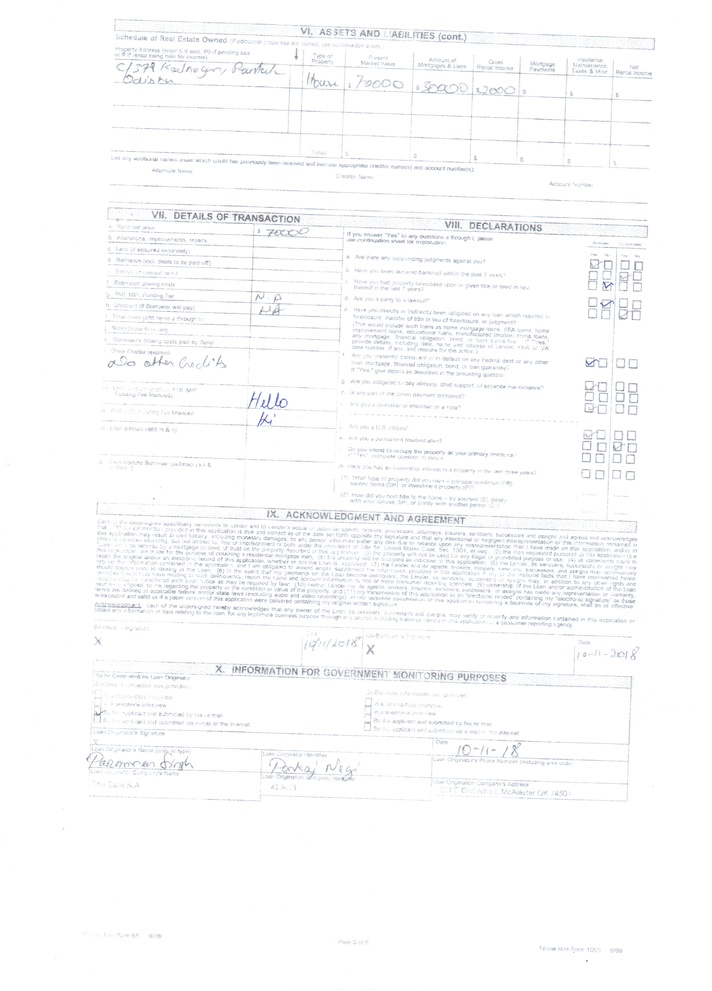
#> input picture Pyimages/Module1/Page3.jpeg, 712 x 991 px, shrunk from 2481 x 3456 before the run
$ python Example11-1.4.9-SplitingAndMergingChannel.py --image ../Page3.jpeg
#> lines starting #> are read from the running program, lines starting #| are printed output that depends on the picture
"""
Splitting and merging the channel
As we know the image has multiple channels (Red, Green, Blue)
till now we know about the Grayscale and binary image, now we will know how to access the individual (Blue,Green, Red)
channels
It can be achieved in multiple ways , using array slicing also but we will focus on
cv2.split() and cv2.merge() methods
why do we need splitting an image int he multiple channels?
When you investigate each channel individually rather than as a whole, you can visualize how much each channel
contributes to the overall output image.
Performing this exercise is extremely helpful, especially when you are applying methods such as thresholding and edge
detection.
when we spilt and display each channel individually we see grayscale type of image
so to see it in color image we can use cv2.merge() method
zeros=np.zeros(image.shape[:2],dtype:"uint8")
cv2.merge([zeros,zeros,R])
"""
import numpy as np
import argparse
import cv2

# construct the argument parser and parse the arguments
ap = argparse.ArgumentParser()
ap.add_argument("-i", "--image", required=True, help="Path to the image")
args = vars(ap.parse_args())

# Load the image and grab each channel: Red, Green, and Blue. It's
# important to note that OpenCV stores an image as NumPy array with
# its channels in reverse order! When we call cv2.split, we are
# actually getting the channels as Blue, Green, Red!
image = cv2.imread(args["image"])
#> image is the input picture: shape (991, 712, 3); mean B, G, R 251.4, 250.9, 250.5
(B, G, R) = cv2.split(image)

# show each channel individually
cv2.imshow("Red", R)
cv2.imshow("Green", G)
cv2.imshow("Blue", B)
cv2.waitKey(0)

# merge the image back together again
merged = cv2.merge([B, G, R])
cv2.imshow("Merged", merged)
cv2.waitKey(0)
cv2.destroyAllWindows()

# visualize each channel in color
zeros = np.zeros(image.shape[:2], dtype = "uint8")
"""we construct a NumPy array of zeros, with the same width and height as our original image. T
hen, in order to construct the Red channel representation of the image, we make a call to cv2.merge ,
but specifying our zeros  array for the Green and Blue channels"""
cv2.imshow("Red", cv2.merge([zeros, zeros, R]))
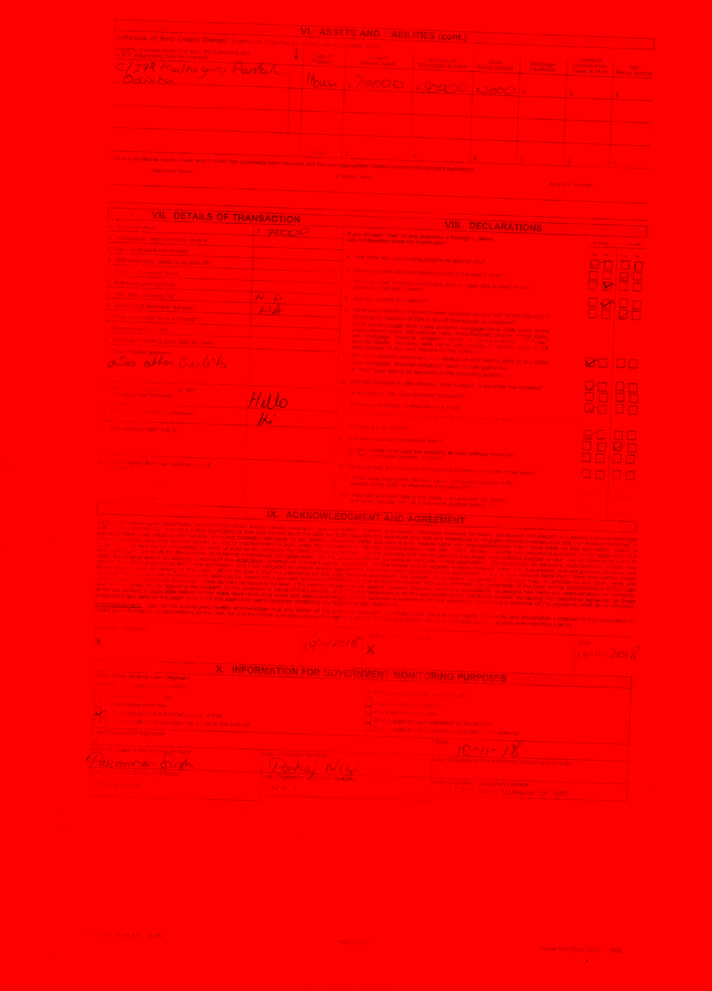
#> window 'Red': shape (991, 712, 3); mean B, G, R 0, 0, 250.5
cv2.imshow("Green", cv2.merge([zeros, G, zeros]))
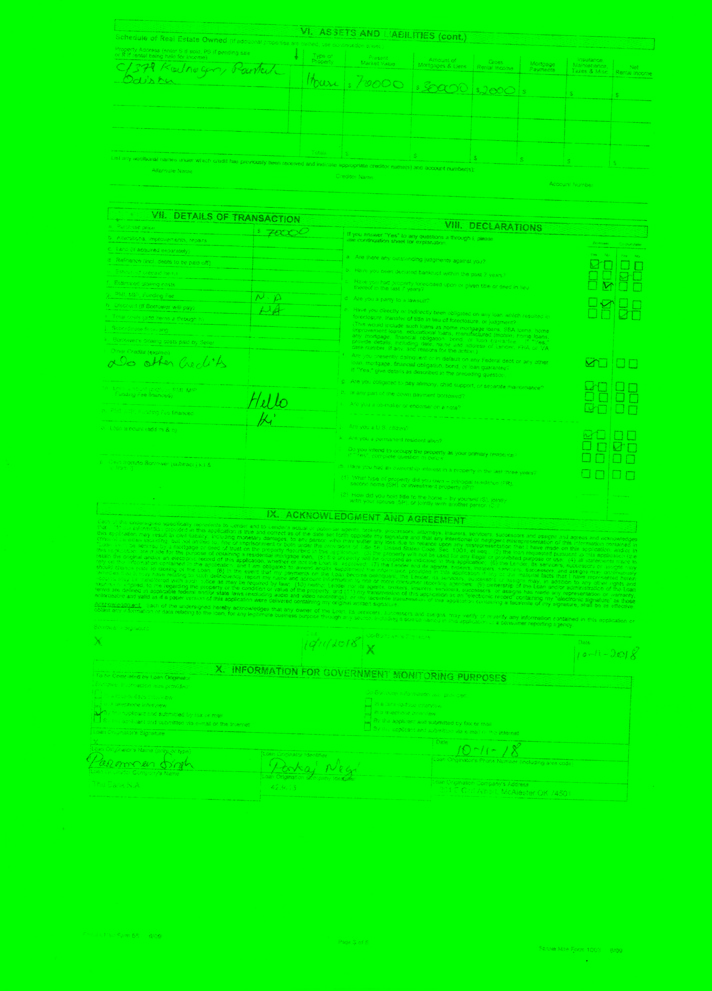
#> window 'Green': shape (991, 712, 3); mean B, G, R 0, 250.9, 0
cv2.imshow("Blue", cv2.merge([B, zeros, zeros]))
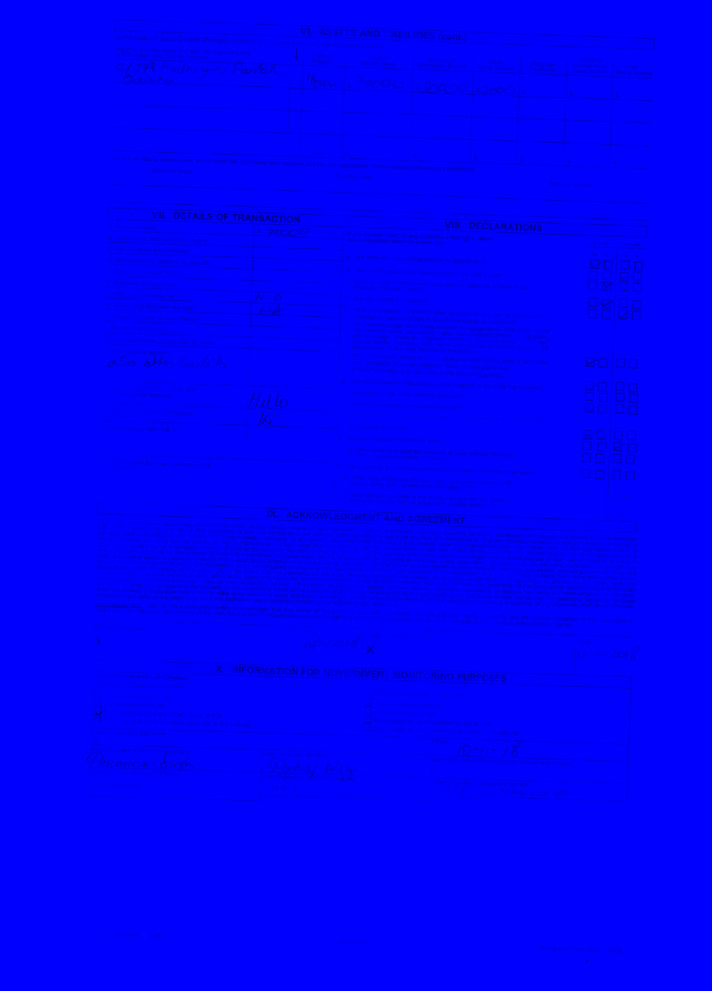
#> window 'Blue': shape (991, 712, 3); mean B, G, R 251.4, 0, 0
cv2.waitKey(0)
